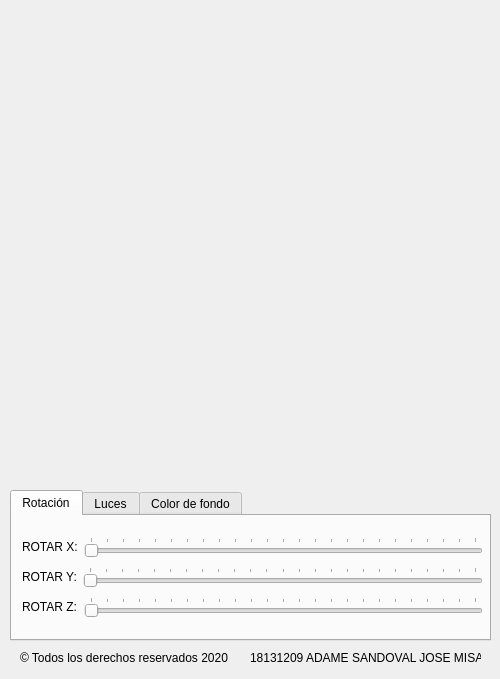
<?xml version="1.0" encoding="UTF-8"?>
<ui version="4.0">
 <class>Window</class>
 <widget class="QMainWindow" name="Window">
  <property name="geometry">
   <rect>
    <x>0</x>
    <y>0</y>
    <width>500</width>
    <height>679</height>
   </rect>
  </property>
  <property name="minimumSize">
   <size>
    <width>500</width>
    <height>679</height>
   </size>
  </property>
  <property name="maximumSize">
   <size>
    <width>500</width>
    <height>679</height>
   </size>
  </property>
  <property name="windowTitle">
   <string>Octaedro</string>
  </property>
  <property name="layoutDirection">
   <enum>Qt::LeftToRight</enum>
  </property>
  <widget class="QWidget" name="centralwidget">
   <widget class="glwidget_3d" name="widget" native="true">
    <property name="geometry">
     <rect>
      <x>20</x>
      <y>20</y>
      <width>461</width>
      <height>451</height>
     </rect>
    </property>
   </widget>
   <widget class="QTabWidget" name="tabWidget">
    <property name="geometry">
     <rect>
      <x>10</x>
      <y>490</y>
      <width>481</width>
      <height>151</height>
     </rect>
    </property>
    <property name="currentIndex">
     <number>0</number>
    </property>
    <widget class="QWidget" name="tab">
     <attribute name="title">
      <string>Rotación</string>
     </attribute>
     <widget class="QWidget" name="layoutWidget">
      <property name="geometry">
       <rect>
        <x>10</x>
        <y>20</y>
        <width>461</width>
        <height>22</height>
       </rect>
      </property>
      <layout class="QHBoxLayout" name="horizontalLayout">
       <item>
        <widget class="QLabel" name="label">
         <property name="text">
          <string>ROTAR X:</string>
         </property>
        </widget>
       </item>
       <item>
        <widget class="QSlider" name="horizontalSlider">
         <property name="maximum">
          <number>360</number>
         </property>
         <property name="singleStep">
          <number>15</number>
         </property>
         <property name="pageStep">
          <number>16</number>
         </property>
         <property name="orientation">
          <enum>Qt::Horizontal</enum>
         </property>
         <property name="tickPosition">
          <enum>QSlider::TicksAbove</enum>
         </property>
        </widget>
       </item>
      </layout>
     </widget>
     <widget class="QWidget" name="layoutWidget">
      <property name="geometry">
       <rect>
        <x>10</x>
        <y>50</y>
        <width>461</width>
        <height>22</height>
       </rect>
      </property>
      <layout class="QHBoxLayout" name="horizontalLayout_2">
       <item>
        <widget class="QLabel" name="label_2">
         <property name="text">
          <string>ROTAR Y:</string>
         </property>
        </widget>
       </item>
       <item>
        <widget class="QSlider" name="horizontalSlider_2">
         <property name="maximum">
          <number>360</number>
         </property>
         <property name="singleStep">
          <number>15</number>
         </property>
         <property name="pageStep">
          <number>16</number>
         </property>
         <property name="orientation">
          <enum>Qt::Horizontal</enum>
         </property>
         <property name="tickPosition">
          <enum>QSlider::TicksAbove</enum>
         </property>
        </widget>
       </item>
      </layout>
     </widget>
     <widget class="QWidget" name="layoutWidget_2">
      <property name="geometry">
       <rect>
        <x>10</x>
        <y>80</y>
        <width>461</width>
        <height>22</height>
       </rect>
      </property>
      <layout class="QHBoxLayout" name="horizontalLayout_3">
       <item>
        <widget class="QLabel" name="label_3">
         <property name="text">
          <string>ROTAR Z:</string>
         </property>
        </widget>
       </item>
       <item>
        <widget class="QSlider" name="horizontalSlider_3">
         <property name="maximum">
          <number>360</number>
         </property>
         <property name="singleStep">
          <number>15</number>
         </property>
         <property name="pageStep">
          <number>16</number>
         </property>
         <property name="orientation">
          <enum>Qt::Horizontal</enum>
         </property>
         <property name="tickPosition">
          <enum>QSlider::TicksAbove</enum>
         </property>
        </widget>
       </item>
      </layout>
     </widget>
    </widget>
    <widget class="QWidget" name="tab_2">
     <attribute name="title">
      <string>Luces</string>
     </attribute>
     <widget class="QDoubleSpinBox" name="doubleSpinBox">
      <property name="geometry">
       <rect>
        <x>60</x>
        <y>60</y>
        <width>62</width>
        <height>22</height>
       </rect>
      </property>
      <property name="decimals">
       <number>1</number>
      </property>
      <property name="minimum">
       <double>-50.000000000000000</double>
      </property>
      <property name="maximum">
       <double>50.000000000000000</double>
      </property>
      <property name="singleStep">
       <double>0.500000000000000</double>
      </property>
     </widget>
     <widget class="QLabel" name="label_12">
      <property name="geometry">
       <rect>
        <x>70</x>
        <y>40</y>
        <width>47</width>
        <height>13</height>
       </rect>
      </property>
      <property name="text">
       <string>LUZ X</string>
      </property>
     </widget>
     <widget class="QLabel" name="label_13">
      <property name="geometry">
       <rect>
        <x>200</x>
        <y>40</y>
        <width>47</width>
        <height>13</height>
       </rect>
      </property>
      <property name="text">
       <string>LUZ Y</string>
      </property>
     </widget>
     <widget class="QLabel" name="label_14">
      <property name="geometry">
       <rect>
        <x>340</x>
        <y>40</y>
        <width>47</width>
        <height>13</height>
       </rect>
      </property>
      <property name="text">
       <string>LUZ Z</string>
      </property>
     </widget>
     <widget class="QDoubleSpinBox" name="doubleSpinBox_2">
      <property name="geometry">
       <rect>
        <x>190</x>
        <y>60</y>
        <width>62</width>
        <height>22</height>
       </rect>
      </property>
      <property name="decimals">
       <number>1</number>
      </property>
      <property name="minimum">
       <double>-50.000000000000000</double>
      </property>
      <property name="maximum">
       <double>50.000000000000000</double>
      </property>
      <property name="singleStep">
       <double>0.500000000000000</double>
      </property>
     </widget>
     <widget class="QDoubleSpinBox" name="doubleSpinBox_3">
      <property name="geometry">
       <rect>
        <x>320</x>
        <y>60</y>
        <width>62</width>
        <height>22</height>
       </rect>
      </property>
      <property name="decimals">
       <number>1</number>
      </property>
      <property name="minimum">
       <double>-50.000000000000000</double>
      </property>
      <property name="maximum">
       <double>50.000000000000000</double>
      </property>
      <property name="singleStep">
       <double>0.500000000000000</double>
      </property>
     </widget>
    </widget>
    <widget class="QWidget" name="tab_3">
     <attribute name="title">
      <string>Color de fondo</string>
     </attribute>
     <widget class="QWidget" name="layoutWidget_3">
      <property name="geometry">
       <rect>
        <x>10</x>
        <y>20</y>
        <width>461</width>
        <height>22</height>
       </rect>
      </property>
      <layout class="QHBoxLayout" name="horizontalLayout_7">
       <item>
        <widget class="QLabel" name="label_9">
         <property name="text">
          <string>ROJO</string>
         </property>
        </widget>
       </item>
       <item>
        <widget class="QSlider" name="horizontalSlider_7">
         <property name="maximum">
          <number>255</number>
         </property>
         <property name="singleStep">
          <number>1</number>
         </property>
         <property name="pageStep">
          <number>1</number>
         </property>
         <property name="orientation">
          <enum>Qt::Horizontal</enum>
         </property>
         <property name="tickPosition">
          <enum>QSlider::TicksAbove</enum>
         </property>
        </widget>
       </item>
      </layout>
     </widget>
     <widget class="QWidget" name="layoutWidget_4">
      <property name="geometry">
       <rect>
        <x>10</x>
        <y>50</y>
        <width>461</width>
        <height>22</height>
       </rect>
      </property>
      <layout class="QHBoxLayout" name="horizontalLayout_8">
       <item>
        <widget class="QLabel" name="label_10">
         <property name="text">
          <string>VERDE</string>
         </property>
        </widget>
       </item>
       <item>
        <widget class="QSlider" name="horizontalSlider_8">
         <property name="maximum">
          <number>255</number>
         </property>
         <property name="singleStep">
          <number>1</number>
         </property>
         <property name="pageStep">
          <number>1</number>
         </property>
         <property name="orientation">
          <enum>Qt::Horizontal</enum>
         </property>
         <property name="tickPosition">
          <enum>QSlider::TicksAbove</enum>
         </property>
        </widget>
       </item>
      </layout>
     </widget>
     <widget class="QWidget" name="layoutWidget_5">
      <property name="geometry">
       <rect>
        <x>10</x>
        <y>80</y>
        <width>461</width>
        <height>22</height>
       </rect>
      </property>
      <layout class="QHBoxLayout" name="horizontalLayout_9">
       <item>
        <widget class="QLabel" name="label_11">
         <property name="text">
          <string>AZUL</string>
         </property>
        </widget>
       </item>
       <item>
        <widget class="QSlider" name="horizontalSlider_9">
         <property name="maximum">
          <number>255</number>
         </property>
         <property name="singleStep">
          <number>1</number>
         </property>
         <property name="pageStep">
          <number>1</number>
         </property>
         <property name="orientation">
          <enum>Qt::Horizontal</enum>
         </property>
         <property name="tickPosition">
          <enum>QSlider::TicksAbove</enum>
         </property>
        </widget>
       </item>
      </layout>
     </widget>
    </widget>
   </widget>
   <widget class="QLabel" name="label_4">
    <property name="geometry">
     <rect>
      <x>250</x>
      <y>650</y>
      <width>231</width>
      <height>16</height>
     </rect>
    </property>
    <property name="text">
     <string>18131209 ADAME SANDOVAL JOSE MISAEL</string>
    </property>
   </widget>
   <widget class="QLabel" name="label_5">
    <property name="geometry">
     <rect>
      <x>20</x>
      <y>650</y>
      <width>221</width>
      <height>16</height>
     </rect>
    </property>
    <property name="text">
     <string>© Todos los derechos reservados 2020 </string>
    </property>
   </widget>
  </widget>
 </widget>
 <customwidgets>
  <customwidget>
   <class>glwidget_3d</class>
   <extends>QWidget</extends>
   <header>glwidget_3d.h</header>
   <container>1</container>
   <slots>
    <slot>sRotacionX(int)</slot>
    <slot>sRotacionY(int)</slot>
    <slot>sRotacionZ(int)</slot>
    <slot>sColorRojo(int)</slot>
    <slot>sColorVerde(int)</slot>
    <slot>sColorAzul(int)</slot>
    <slot>sLuzX(double)</slot>
    <slot>sLuzY(double)</slot>
    <slot>sLuzZ(double)</slot>
   </slots>
  </customwidget>
 </customwidgets>
 <resources/>
 <connections>
  <connection>
   <sender>horizontalSlider</sender>
   <signal>valueChanged(int)</signal>
   <receiver>widget</receiver>
   <slot>sRotacionX(int)</slot>
   <hints>
    <hint type="sourcelabel">
     <x>231</x>
     <y>543</y>
    </hint>
    <hint type="destinationlabel">
     <x>171</x>
     <y>439</y>
    </hint>
   </hints>
  </connection>
  <connection>
   <sender>horizontalSlider_2</sender>
   <signal>valueChanged(int)</signal>
   <receiver>widget</receiver>
   <slot>sRotacionY(int)</slot>
   <hints>
    <hint type="sourcelabel">
     <x>285</x>
     <y>584</y>
    </hint>
    <hint type="destinationlabel">
     <x>260</x>
     <y>462</y>
    </hint>
   </hints>
  </connection>
  <connection>
   <sender>horizontalSlider_3</sender>
   <signal>valueChanged(int)</signal>
   <receiver>widget</receiver>
   <slot>sRotacionZ(int)</slot>
   <hints>
    <hint type="sourcelabel">
     <x>412</x>
     <y>613</y>
    </hint>
    <hint type="destinationlabel">
     <x>354</x>
     <y>462</y>
    </hint>
   </hints>
  </connection>
  <connection>
   <sender>horizontalSlider_7</sender>
   <signal>valueChanged(int)</signal>
   <receiver>widget</receiver>
   <slot>sColorRojo(int)</slot>
   <hints>
    <hint type="sourcelabel">
     <x>113</x>
     <y>540</y>
    </hint>
    <hint type="destinationlabel">
     <x>117</x>
     <y>443</y>
    </hint>
   </hints>
  </connection>
  <connection>
   <sender>horizontalSlider_8</sender>
   <signal>valueChanged(int)</signal>
   <receiver>widget</receiver>
   <slot>sColorVerde(int)</slot>
   <hints>
    <hint type="sourcelabel">
     <x>204</x>
     <y>574</y>
    </hint>
    <hint type="destinationlabel">
     <x>234</x>
     <y>461</y>
    </hint>
   </hints>
  </connection>
  <connection>
   <sender>horizontalSlider_9</sender>
   <signal>valueChanged(int)</signal>
   <receiver>widget</receiver>
   <slot>sColorAzul(int)</slot>
   <hints>
    <hint type="sourcelabel">
     <x>296</x>
     <y>608</y>
    </hint>
    <hint type="destinationlabel">
     <x>335</x>
     <y>454</y>
    </hint>
   </hints>
  </connection>
  <connection>
   <sender>doubleSpinBox</sender>
   <signal>valueChanged(double)</signal>
   <receiver>widget</receiver>
   <slot>sLuzX(double)</slot>
   <hints>
    <hint type="sourcelabel">
     <x>96</x>
     <y>582</y>
    </hint>
    <hint type="destinationlabel">
     <x>99</x>
     <y>451</y>
    </hint>
   </hints>
  </connection>
  <connection>
   <sender>doubleSpinBox_2</sender>
   <signal>valueChanged(double)</signal>
   <receiver>widget</receiver>
   <slot>sLuzY(double)</slot>
   <hints>
    <hint type="sourcelabel">
     <x>217</x>
     <y>590</y>
    </hint>
    <hint type="destinationlabel">
     <x>234</x>
     <y>461</y>
    </hint>
   </hints>
  </connection>
  <connection>
   <sender>doubleSpinBox_3</sender>
   <signal>valueChanged(double)</signal>
   <receiver>widget</receiver>
   <slot>sLuzZ(double)</slot>
   <hints>
    <hint type="sourcelabel">
     <x>364</x>
     <y>585</y>
    </hint>
    <hint type="destinationlabel">
     <x>350</x>
     <y>443</y>
    </hint>
   </hints>
  </connection>
 </connections>
</ui>
